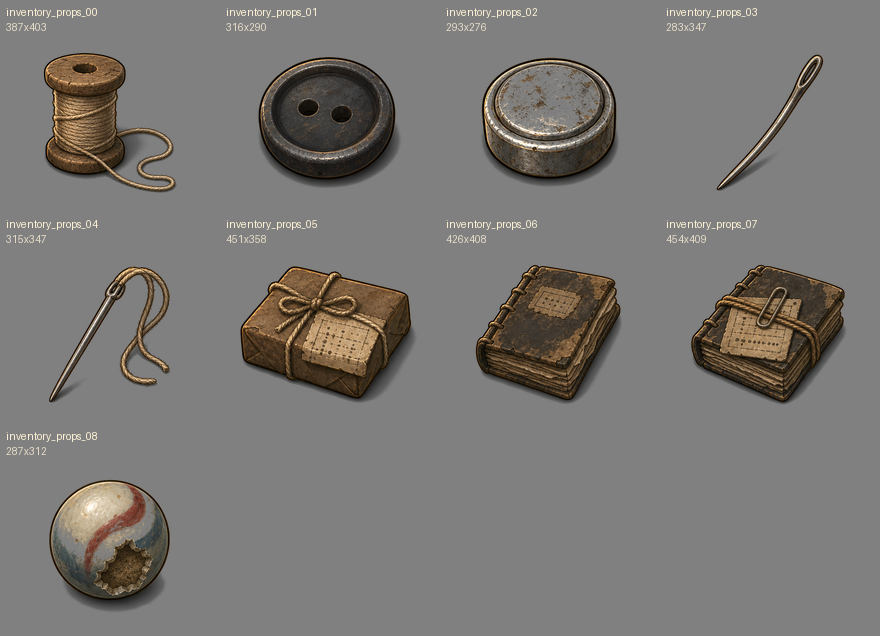
#> input picture spikes/sprite_render/user_prop_art_intake_auto/inventory_props_auto_contact.png, 880 x 636 px, given in place of Codex Image Aug 5, 2026, 07_24_26 PM.png, which was not available
$ python auto_crop_user_prop_sheets.py
#> lines starting #> are read from the running program, lines starting #| are printed output that depends on the picture; after the words box and inside, x2 and y2 are one past the last pixel; in counts of white or black regions, pixels touching at a corner belong together; pictures that were not available may be replaced by others from this repository, and a replacement may not be noted
#!/usr/bin/env python3
"""Auto-crop user prop sheets into connected object candidates.

This replaces the first hand-box crop pass, which cut through too many objects.
It detects non-background connected components, pads them, and emits numbered
candidate crops for human review/renaming.
"""

from __future__ import annotations

import json
import math
from collections import deque
from pathlib import Path

import numpy as np
from PIL import Image, ImageDraw, ImageFilter


ROOT = Path(__file__).resolve().parents[2]
OUT_ROOT = ROOT / "spikes" / "sprite_render" / "user_prop_art_intake_auto"
CROP_DIR = OUT_ROOT / "candidates"

SOURCES = {
    "marbles": Path(r"C:\Users\KyleB\Downloads\Codex Image Aug 5, 2026, 07_24_26 PM.png"),
    "room_props": Path(r"C:\Users\KyleB\Downloads\Codex Image Aug 5, 2026, 07_23_22 PM.png"),
    "inventory_props": Path(r"C:\Users\KyleB\Downloads\Codex Image Aug 5, 2026, 07_22_36 PM.png"),
    "scene_objects": Path(r"C:\Users\KyleB\Downloads\Codex Image Aug 5, 2026, 07_22_33 PM.png"),
}


def ensure(path: Path) -> None:
    path.mkdir(parents=True, exist_ok=True)


def background_color(arr: np.ndarray) -> np.ndarray:
    h, w, _ = arr.shape
    points = [
        arr[0, 0],
        arr[0, w - 1],
        arr[h - 1, 0],
        arr[h - 1, w - 1],
        arr[0, w // 2],
        arr[h - 1, w // 2],
        arr[h // 2, 0],
        arr[h // 2, w - 1],
    ]
    return np.median(np.stack(points).astype(np.float32), axis=0)


def component_boxes(mask: np.ndarray, min_area: int, max_area: int) -> list[tuple[int, int, int, int, int]]:
    h, w = mask.shape
    seen = np.zeros_like(mask, dtype=bool)
    boxes: list[tuple[int, int, int, int, int]] = []
    for y0 in range(h):
        for x0 in range(w):
            if seen[y0, x0] or not mask[y0, x0]:
                continue
            queue: deque[tuple[int, int]] = deque([(x0, y0)])
            seen[y0, x0] = True
            xs: list[int] = []
            ys: list[int] = []
            while queue:
                x, y = queue.popleft()
                xs.append(x)
                ys.append(y)
                for nx, ny in ((x - 1, y), (x + 1, y), (x, y - 1), (x, y + 1)):
                    if 0 <= nx < w and 0 <= ny < h and not seen[ny, nx] and mask[ny, nx]:
                        seen[ny, nx] = True
                        queue.append((nx, ny))
            area = len(xs)
            if min_area <= area <= max_area:
                boxes.append((min(xs), min(ys), max(xs) + 1, max(ys) + 1, area))
    return boxes


def merge_nearby(boxes: list[tuple[int, int, int, int, int]], gap: int = 20) -> list[tuple[int, int, int, int, int]]:
    pending = boxes[:]
    changed = True
    while changed:
        changed = False
        merged: list[tuple[int, int, int, int, int]] = []
        while pending:
            a = pending.pop(0)
            ax1, ay1, ax2, ay2, aa = a
            did_merge = False
            for i, b in enumerate(pending):
                bx1, by1, bx2, by2, ba = b
                separated = ax2 + gap < bx1 or bx2 + gap < ax1 or ay2 + gap < by1 or by2 + gap < ay1
                if not separated:
                    pending.pop(i)
                    pending.append((min(ax1, bx1), min(ay1, by1), max(ax2, bx2), max(ay2, by2), aa + ba))
                    changed = True
                    did_merge = True
                    break
            if not did_merge:
                merged.append(a)
        pending = merged
    return sorted(pending, key=lambda b: (b[1], b[0]))


def crop_with_alpha(img: Image.Image, box: tuple[int, int, int, int], bg: np.ndarray, tolerance: float = 28.0) -> Image.Image:
    crop = img.crop(box).convert("RGBA")
    arr = np.asarray(crop).copy()
    rgb = arr[..., :3].astype(np.float32)
    dist = np.linalg.norm(rgb - bg.reshape(1, 1, 3), axis=2)
    alpha = np.where(dist < tolerance, 0, np.where(dist < tolerance + 24, ((dist - tolerance) / 24) * 255, 255))
    # Feather the matte slightly for review, not final production.
    alpha_img = Image.fromarray(np.clip(alpha, 0, 255).astype(np.uint8), "L").filter(ImageFilter.GaussianBlur(0.6))
    crop.putalpha(alpha_img)
    return crop


def save_contact(items: list[dict], path: Path) -> None:
    thumb = (220, 170)
    cols = 4
    rows = math.ceil(len(items) / cols)
    contact = Image.new("RGBA", (cols * thumb[0], rows * (thumb[1] + 42)), (128, 128, 128, 255))
    draw = ImageDraw.Draw(contact)
    for i, item in enumerate(items):
        img = Image.open(item["path"]).convert("RGBA")
        cell_x = (i % cols) * thumb[0]
        cell_y = (i // cols) * (thumb[1] + 42) + 38
        scale = min((thumb[0] - 14) / img.width, (thumb[1] - 10) / img.height, 1.0)
        resized = img.resize((max(1, round(img.width * scale)), max(1, round(img.height * scale))), Image.Resampling.LANCZOS)
        contact.alpha_composite(resized, (cell_x + (thumb[0] - resized.width) // 2, cell_y + (thumb[1] - resized.height) // 2))
        draw.text((cell_x + 6, cell_y - 32), item["id"], fill=(255, 244, 215, 255))
        draw.text((cell_x + 6, cell_y - 17), f"{item['size'][0]}x{item['size'][1]}", fill=(230, 220, 200, 255))
    contact.save(path)


def main() -> None:
    ensure(CROP_DIR)
    all_items: list[dict] = []
    for source_id, path in SOURCES.items():
        img = Image.open(path).convert("RGB")
        arr = np.asarray(img)
        bg = background_color(arr)
#> in background_color, `points = [ arr[0, 0], arr[0, w - 1], arr[h - 1, 0], arr[h - 1, w - 1],..`: points = [[128, 128, 128], [128, 128, 128], [128, 128, 128], [128, 128, 128], [128, 128, 128], [128, 128, 128], [128, 128, 128], [128, 128, 128]]
#> bg = [128, 128, 128]
        dist = np.linalg.norm(arr.astype(np.float32) - bg.reshape(1, 1, 3), axis=2)
        mask = dist > 22
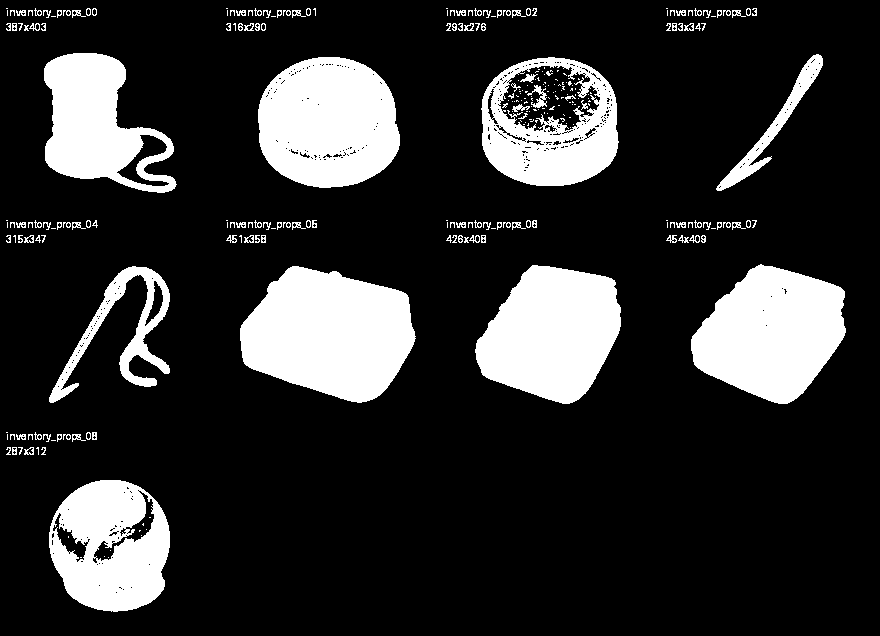
#> mask: shape (636, 880) bool; 18.6% white; 283 white regions (155 under 20 px), largest, box (x1, y1, x2, y2) and area: (240, 266, 416, 403) 17347, (691, 264, 846, 404) 14924, (258, 57, 400, 188) 14832
        # Downsampled source sheets can leave tiny texture islands; close them a bit.
        mask_img = Image.fromarray((mask * 255).astype(np.uint8), "L")
        mask_img = mask_img.filter(ImageFilter.MaxFilter(5)).filter(ImageFilter.MinFilter(3))
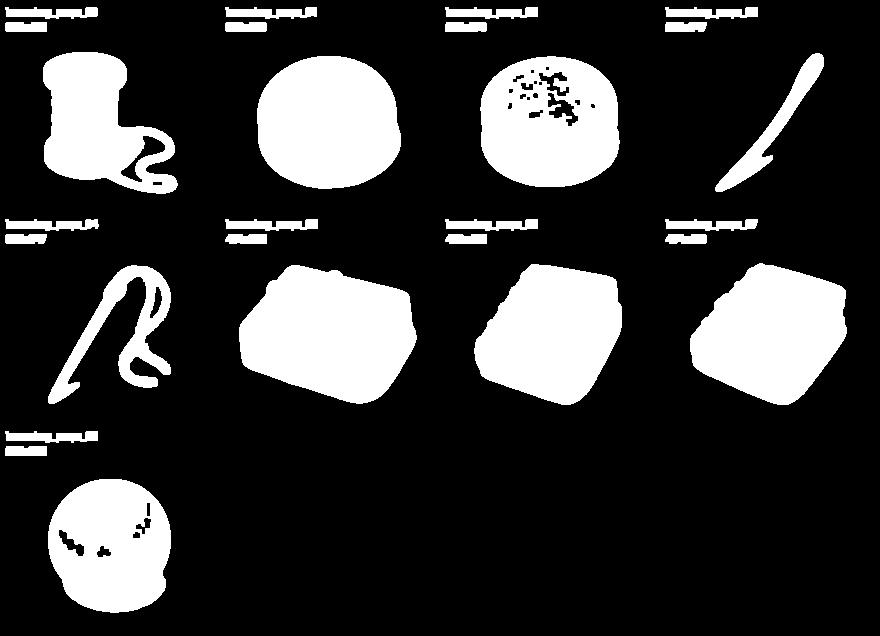
#> mask_img: PIL image 880x636 L; 21.6% white; 27 white regions, largest, box (x1, y1, x2, y2) and area: (239, 265, 417, 404) 17985, (257, 56, 401, 189) 15567, (690, 263, 847, 405) 15542
        mask = np.asarray(mask_img) > 0
        min_area = max(800, round(img.width * img.height * 0.0015))
#> min_area = 840
        max_area = round(img.width * img.height * 0.45)
#> max_area = 251856
        boxes = merge_nearby(component_boxes(mask, min_area, max_area), gap=16)
#> in merge_nearby, `pending = boxes[:]`: pending = [(43, 52, 178, 194, 11519), (715, 53, 824, 192, 2742), (257, 56, 401, 189, 15567), (480, 56, 620, 187, 14247), (690, 263, 847, 405, 15542), (474, 264, 622, 405, 15071), (48, 265, 171, 404, 5122), (239, 265, 417, 404, 17985), (48, 479, 171, 613, 12784)]
#> boxes has the same summary as pending in merge_nearby
        source_items: list[dict] = []
        for index, (x1, y1, x2, y2, area) in enumerate(boxes):
            pad = 24
            box = (max(0, x1 - pad), max(0, y1 - pad), min(img.width, x2 + pad), min(img.height, y2 + pad))
            crop = crop_with_alpha(img, box, bg)
            crop_id = f"{source_id}_{index:02d}"
            out = CROP_DIR / f"{crop_id}.png"
            crop.save(out)
            item = {
                "id": crop_id,
                "source": source_id,
                "box": list(box),
                "area": area,
                "size": [box[2] - box[0], box[3] - box[1]],
                "path": str(out),
            }
            source_items.append(item)
            all_items.append(item)
#> this loop made 9 passes
#> (x1, y1, x2, y2, area, box, crop_id) on passes 1 to 9: (43, 52, 178, 194, 11519, (19, 28, 202, 218), 'marbles_00'), (715, 53, 824, 192, 2742, (691, 29, 848, 216), 'marbles_01'), (257, 56, 401, 189, 15567, (233, 32, 425, 213), 'marbles_02'), (480, 56, 620, 187, 14247, (456, 32, 644, 211), 'marbles_03'), (690, 263, 847, 405, 15542, (666, 239, 871, 429), 'marbles_04'), (474, 264, 622, 405, 15071, (450, 240, 646, 429), 'marbles_05'), (48, 265, 171, 404, 5122, (24, 241, 195, 428), 'marbles_06'), (239, 265, 417, 404, 17985, (215, 241, 441, 428), 'marbles_07'), (48, 479, 171, 613, 12784, (24, 455, 195, 636), 'marbles_08')
#> pass 1, in crop_with_alpha, `crop = img.crop(box).convert("RGBA")`:
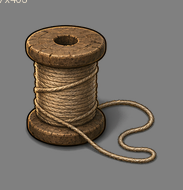
#> crop: PIL image 183x190 RGBA; mean R, G, B, A 120.8, 114.1, 106.8, 255
#> pass 1, in crop_with_alpha, `alpha = np.where(dist < tolerance, 0, np.where(dist < tolerance + 24, ..`:
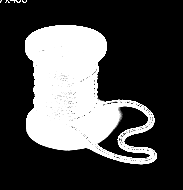
#> alpha: shape (190, 183) float32; min 0, max 255, mean 75.1
#> after the loop:
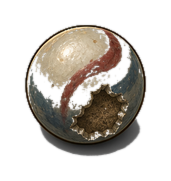
#> crop: PIL image 171x181 RGBA; mean R, G, B, A 122.3, 117.1, 110.8, 87.4; transparent parts drawn white
#> after the loop, all_items = 9 items; source_items = 9 items
        save_contact(source_items, OUT_ROOT / f"{source_id}_auto_contact.png")
#> in save_contact, `rows = math.ceil(len(items) / cols)`: rows = 3
#> in save_contact, `img = Image.open(item["path"]).convert("RGBA")`:
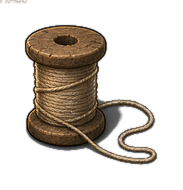
#> img: PIL image 183x190 RGBA; mean R, G, B, A 120.8, 114.1, 106.8, 75.1; transparent parts drawn white
#> in save_contact, `cell_x = (i % cols) * thumb[0]`: cell_x = 0
#> in save_contact, `cell_y = (i // cols) * (thumb[1] + 42) + 38`: cell_y = 38
#> in save_contact, `contact.save(path)`:
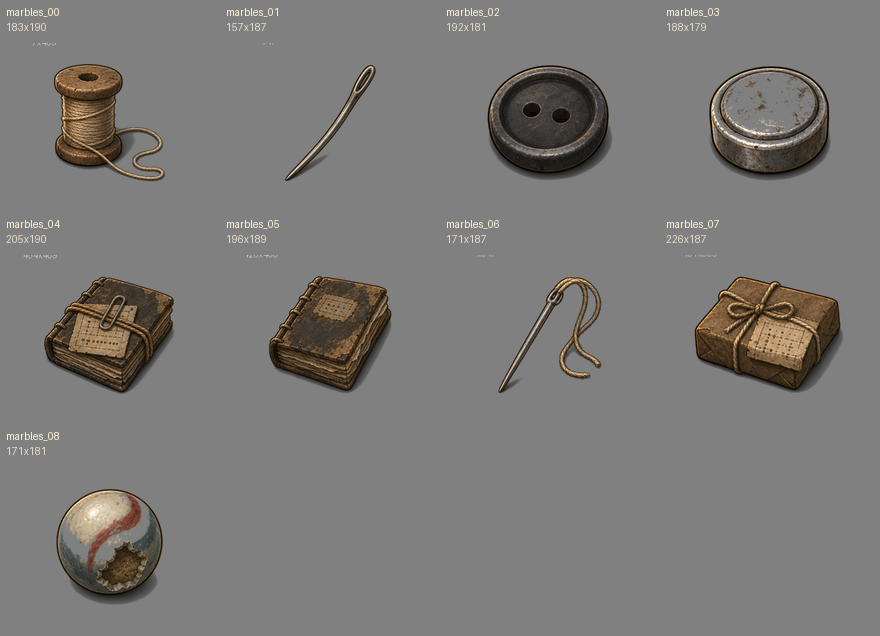
#> saved as marbles_auto_contact.png: PIL image 880x636 RGBA; mean R, G, B, A 123.6, 121.6, 119.4, 255
#> pass 2 of the loop in main, `for source_id, path in SOURCES.items():`:
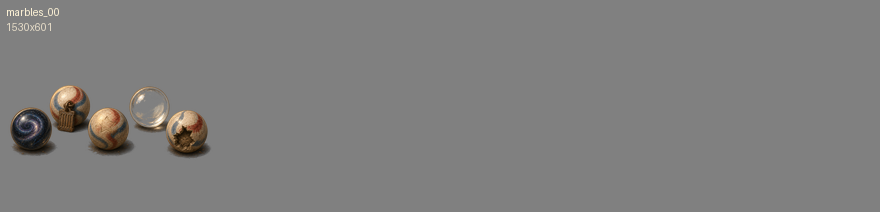
#> input picture spikes/sprite_render/user_prop_art_intake_auto/marbles_auto_contact.png, 880 x 212 px, given in place of Codex Image Aug 5, 2026, 07_23_22 PM.png, which was not available
#> in main, `boxes = merge_nearby(component_boxes(mask, min_area, max_area), gap=16)`: boxes = [(9, 84, 212, 160, 8925)]
#> the loop in main, `for index, (x1, y1, x2, y2, area) in enumerate(boxes):` made 1 pass
#> (x1, y1, x2, y2, area, pad, box, crop_id) on pass 1: (9, 84, 212, 160, 8925, 24, (0, 60, 236, 184), 'room_props_00')
#> after the loop in main, `for index, (x1, y1, x2, y2, area) in enumerate(boxes):`:
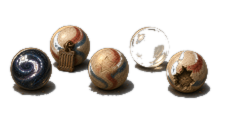
#> crop: PIL image 236x124 RGBA; mean R, G, B, A 122.6, 117.9, 113.4, 60.2; transparent parts drawn white
#> after the loop in main, `for index, (x1, y1, x2, y2, area) in enumerate(boxes):`: all_items = 10 items; source_items = 1 item
#> rows = 1
#> resized: PIL image 206x108 RGBA
#> in save_contact (call 2), `contact.save(path)`:
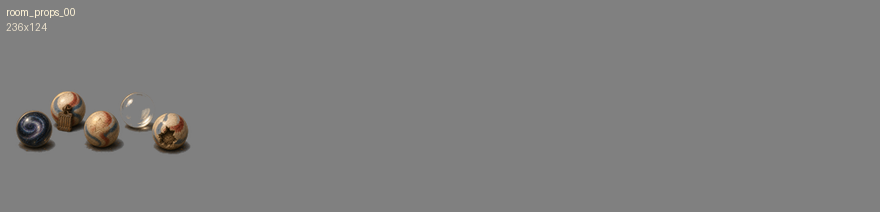
#> saved as room_props_auto_contact.png: PIL image 880x212 RGBA; mean R, G, B, A 127.5, 127, 126.4, 255
    save_contact(all_items, OUT_ROOT / "all_auto_contact.png")
    manifest = {
        "role": "automatic object-crop candidates from user-provided prop sheets",
        "policy": "review and rename clean crops; do not final-admit without alpha cleanup and registration",
        "items": all_items,
        "warnings": [
            "Transparent/glass/cobweb assets cannot be recovered perfectly from RGB gray-background sheets.",
            "Some large multi-object source components may intentionally remain grouped for manual recrop.",
        ],
    }
    (OUT_ROOT / "auto_crop_manifest.json").write_text(json.dumps(manifest, indent=2), encoding="utf-8")
    print(json.dumps({"items": len(all_items), "contact": str(OUT_ROOT / "all_auto_contact.png")}, indent=2))


if __name__ == "__main__":
#> (the run stopped early here; a loop or call above may not have finished)
